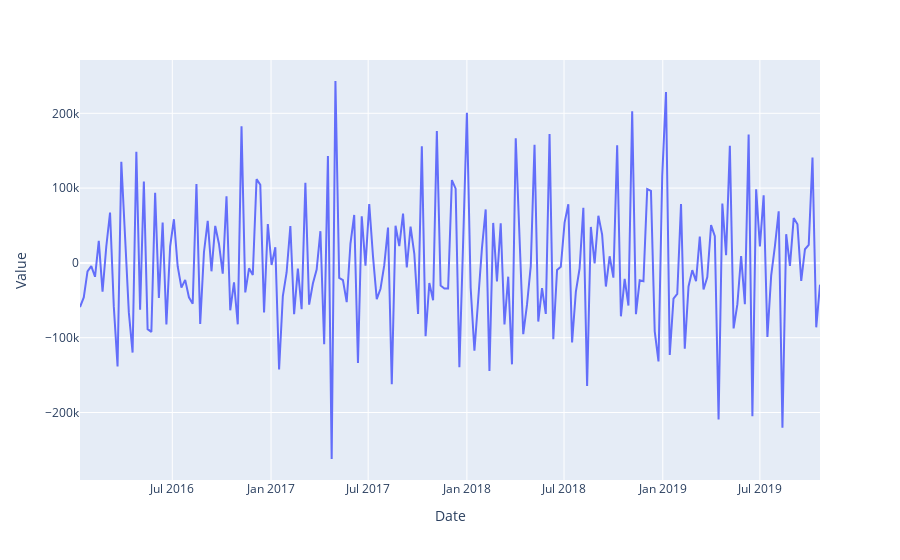

Source (notebook cell):
### Code cell
fig = px.line(x=first_diff.index, y=first_diff, labels={'x':'Date', 'y':'Value'})
fig.show()

### Figure 1 — Plotly figure (JSON) as saved in the notebook; plotly's stock layout.template omitted (floating-point values rounded to 4 significant figures; data arrays with more than 128 entries replaced by an {"elided": "..."} marker saying what was removed)
{"data": [{"hovertemplate": "Date=%{x}<br>Value=%{y}<extra></extra>", "legendgroup": "", "line": {"color": "#636efa", "dash": "solid"}, "mode": "lines", "name": "", "orientation": "v", "showlegend": false, "type": "scatter", "x": {"elided": "198 str values"}, "xaxis": "x", "y": {"elided": "198 int values"}, "yaxis": "y"}], "layout": {"legend": {"tracegroupgap": 0}, "margin": {"t": 60}, "xaxis": {"anchor": "y", "domain": [0, 1], "title": {"text": "Date"}}, "yaxis": {"anchor": "x", "domain": [0, 1], "title": {"text": "Value"}}}}
